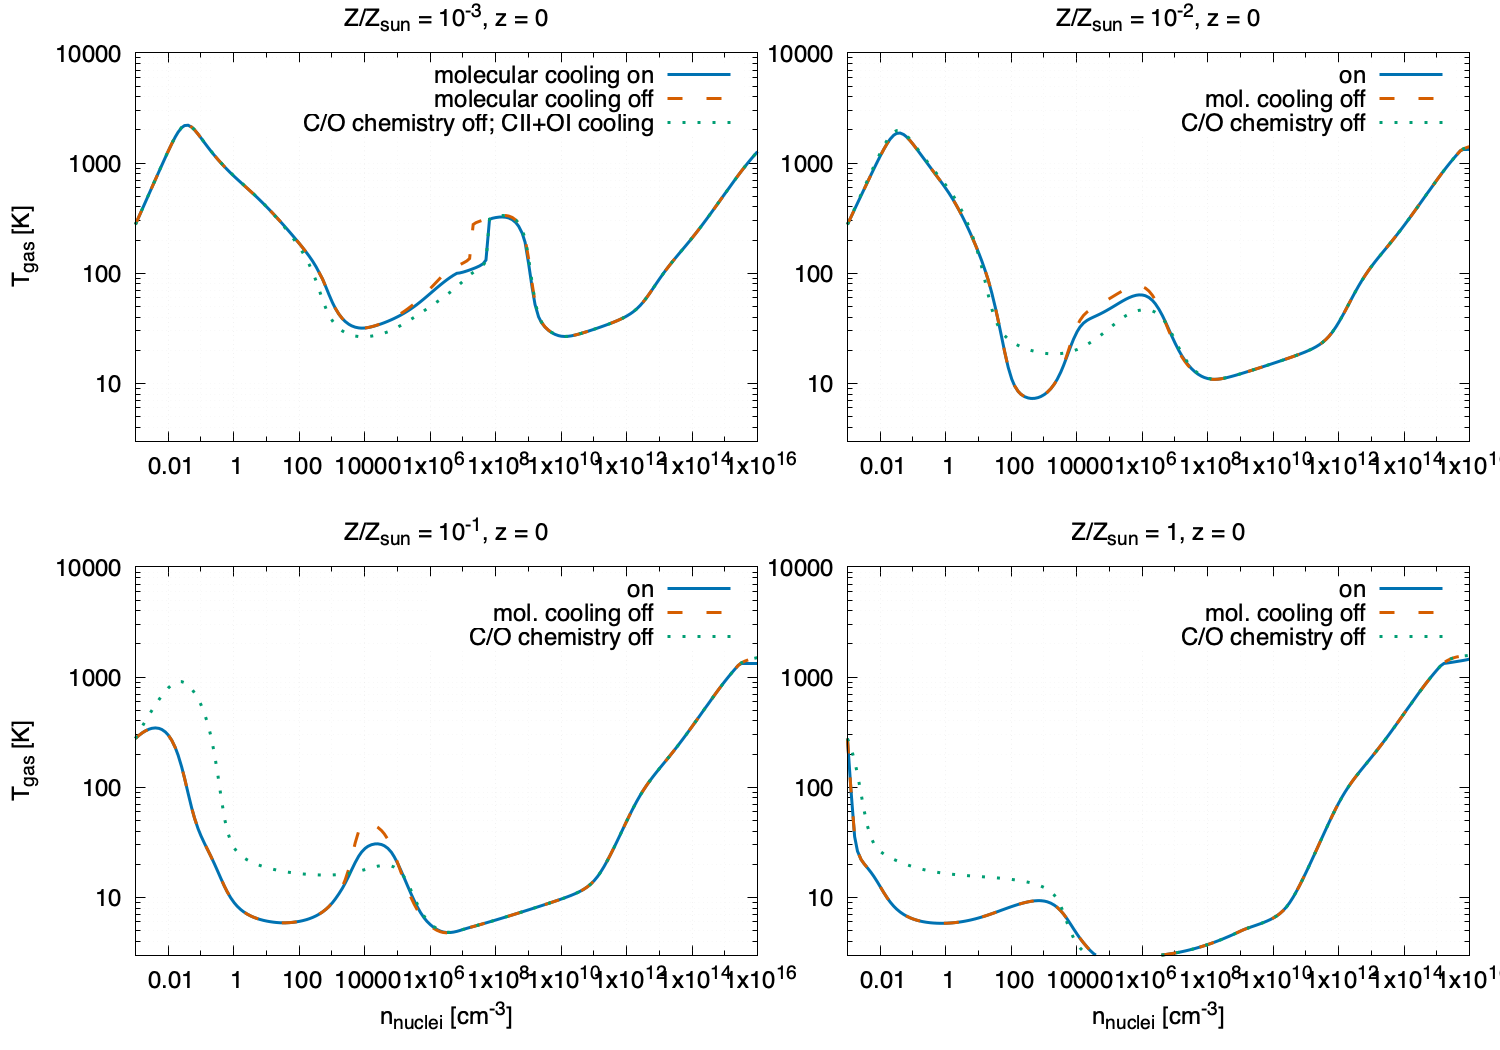

The gnuplot source for this figure:
set terminal pngcairo size 1500,1050 enhanced font "Helvetica,18"
set output "figures/molecular_cooling_on_off_paths.png"
set multiplot layout 2,2 rowsfirst margins 0.09,0.98,0.09,0.95 spacing 0.06,0.12
set logscale xy
set xrange [1e-3:1e16]
set yrange [3:1e4]
set grid xtics ytics mxtics mytics back lc rgb "#dddddd"
set key top right opaque
set ylabel "T_{gas} [K]"
set style line 1 lc rgb "#0072B2" lw 3
set style line 2 lc rgb "#D55E00" lw 3 dt 2
set style line 3 lc rgb "#009E73" lw 3 dt 3

set title "Z/Z_{sun} = 10^{-3}, z = 0"
unset xlabel
plot "figures/molecular_on_Zm3_z0.dat" using 1:2 with lines ls 1 title "molecular cooling on", \
     "figures/molecular_off_Zm3_z0.dat" using 1:2 with lines ls 2 title "molecular cooling off", \
     "figures/no_co_chem_CII_OI_Zm3_z0.dat" using 1:2 with lines ls 3 title "C/O chemistry off; CII+OI cooling"

set title "Z/Z_{sun} = 10^{-2}, z = 0"
unset ylabel
plot "figures/molecular_on_Zm2_z0.dat" using 1:2 with lines ls 1 title "on", \
     "figures/molecular_off_Zm2_z0.dat" using 1:2 with lines ls 2 title "mol. cooling off", \
     "figures/no_co_chem_CII_OI_Zm2_z0.dat" using 1:2 with lines ls 3 title "C/O chemistry off"

set title "Z/Z_{sun} = 10^{-1}, z = 0"
set xlabel "n_{nuclei} [cm^{-3}]"
set ylabel "T_{gas} [K]"
plot "figures/molecular_on_Zm1_z0.dat" using 1:2 with lines ls 1 title "on", \
     "figures/molecular_off_Zm1_z0.dat" using 1:2 with lines ls 2 title "mol. cooling off", \
     "figures/no_co_chem_CII_OI_Zm1_z0.dat" using 1:2 with lines ls 3 title "C/O chemistry off"

set title "Z/Z_{sun} = 1, z = 0"
unset ylabel
plot "figures/molecular_on_Z0_z0.dat" using 1:2 with lines ls 1 title "on", \
     "figures/molecular_off_Z0_z0.dat" using 1:2 with lines ls 2 title "mol. cooling off", \
     "figures/no_co_chem_CII_OI_Z0_z0.dat" using 1:2 with lines ls 3 title "C/O chemistry off"
unset multiplot
